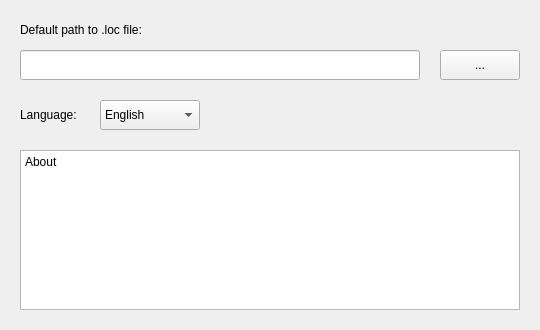
<?xml version="1.0" encoding="UTF-8"?>
<ui version="4.0">
 <class>SettingsWindow</class>
 <widget class="QWidget" name="SettingsWindow">
  <property name="geometry">
   <rect>
    <x>0</x>
    <y>0</y>
    <width>540</width>
    <height>330</height>
   </rect>
  </property>
  <property name="windowTitle">
   <string>Form</string>
  </property>
  <widget class="QLabel" name="label">
   <property name="geometry">
    <rect>
     <x>20</x>
     <y>20</y>
     <width>501</width>
     <height>20</height>
    </rect>
   </property>
   <property name="styleSheet">
    <string notr="true">font: 10pt &quot;Arial&quot;;</string>
   </property>
   <property name="text">
    <string>Default path to .loc file:</string>
   </property>
  </widget>
  <widget class="QLineEdit" name="lineEdit">
   <property name="geometry">
    <rect>
     <x>20</x>
     <y>50</y>
     <width>400</width>
     <height>30</height>
    </rect>
   </property>
   <property name="font">
    <font>
     <family>Liberation Mono</family>
     <pointsize>10</pointsize>
     <weight>50</weight>
     <italic>false</italic>
     <bold>false</bold>
    </font>
   </property>
   <property name="styleSheet">
    <string notr="true">font: 10pt &quot;Liberation Mono&quot;;</string>
   </property>
  </widget>
  <widget class="QPushButton" name="pushButton">
   <property name="geometry">
    <rect>
     <x>440</x>
     <y>50</y>
     <width>80</width>
     <height>30</height>
    </rect>
   </property>
   <property name="styleSheet">
    <string notr="true">font: 10pt &quot;Arial&quot;;</string>
   </property>
   <property name="text">
    <string>...</string>
   </property>
  </widget>
  <widget class="QLabel" name="label_2">
   <property name="geometry">
    <rect>
     <x>20</x>
     <y>105</y>
     <width>70</width>
     <height>20</height>
    </rect>
   </property>
   <property name="styleSheet">
    <string notr="true">font: 10pt &quot;Arial&quot;;</string>
   </property>
   <property name="text">
    <string>Language:</string>
   </property>
  </widget>
  <widget class="QComboBox" name="comboBox">
   <property name="geometry">
    <rect>
     <x>100</x>
     <y>100</y>
     <width>100</width>
     <height>30</height>
    </rect>
   </property>
   <property name="layoutDirection">
    <enum>Qt::LeftToRight</enum>
   </property>
   <property name="styleSheet">
    <string notr="true">font: 10pt &quot;Arial&quot;;</string>
   </property>
   <property name="currentText">
    <string>English</string>
   </property>
   <item>
    <property name="text">
     <string>English</string>
    </property>
   </item>
   <item>
    <property name="text">
     <string>Russian</string>
    </property>
   </item>
  </widget>
  <widget class="QPlainTextEdit" name="plainTextEdit">
   <property name="geometry">
    <rect>
     <x>20</x>
     <y>150</y>
     <width>500</width>
     <height>160</height>
    </rect>
   </property>
   <property name="styleSheet">
    <string notr="true">font: 10pt &quot;Arial&quot;;</string>
   </property>
   <property name="plainText">
    <string>About</string>
   </property>
  </widget>
 </widget>
 <resources/>
 <connections/>
</ui>
